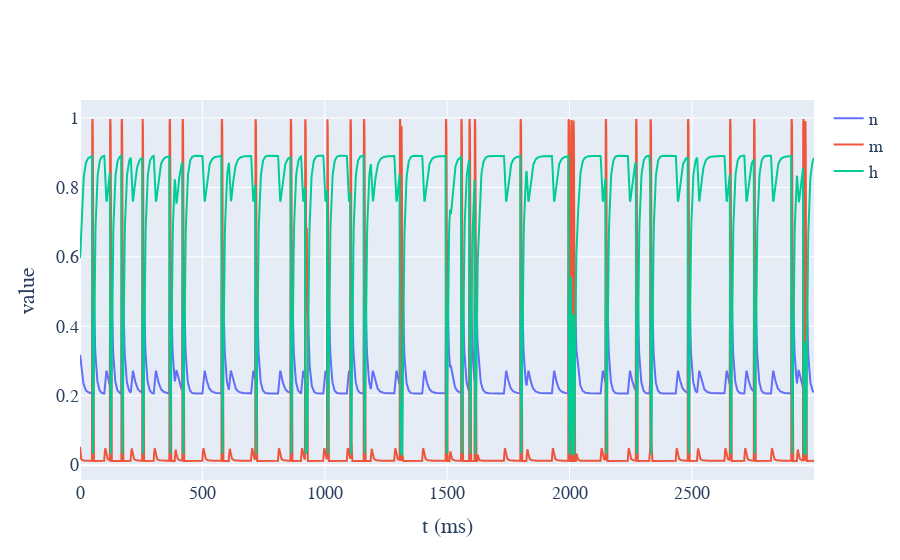

Here is the notebook cell this chart was saved with:
### Markdown cell above
Нет такого, что не спайкается больше 10с подряд.

### Code cell
model.plot_n_m_h(0, 3000)

### Figure 1 — Plotly figure (JSON) as saved in the notebook; plotly's stock layout.template omitted (floating-point values rounded to 4 significant figures; data arrays with more than 128 entries replaced by an {"elided": "..."} marker saying what was removed)
{"data": [{"name": "n", "type": "scatter", "x": {"elided": "3000 int values"}, "y": {"elided": "3000 float values"}}, {"name": "m", "type": "scatter", "x": {"elided": "3000 int values"}, "y": {"elided": "3000 float values"}}, {"name": "h", "type": "scatter", "x": {"elided": "3000 int values"}, "y": {"elided": "3000 float values"}}], "layout": {"font": {"family": "Courier New, monospace", "size": 18}, "xaxis": {"title": {"text": "t (ms)"}}, "yaxis": {"title": {"text": "value"}}}}
